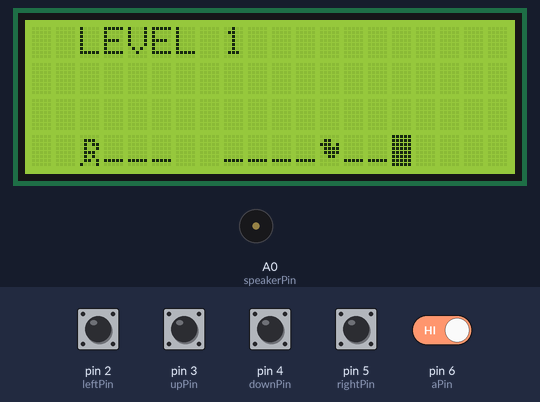
A sketch run on a simulated Arduino Uno, built with avr-gcc and run on an emulated ATmega328P. On the bench: 20×4 character LCD, buzzer (waves = sounding). The test bench sets the inputs (shaded band); at power-on: pin 2 (leftPin), pin 3 (upPin), pin 4 (downPin), pin 5 (rightPin), pin 6 (aPin) HIGH.

Above: at 1.8 s.
1.9 s: pin 5 (rightPin) pulled LOW for 1 s
At 2.86 s:
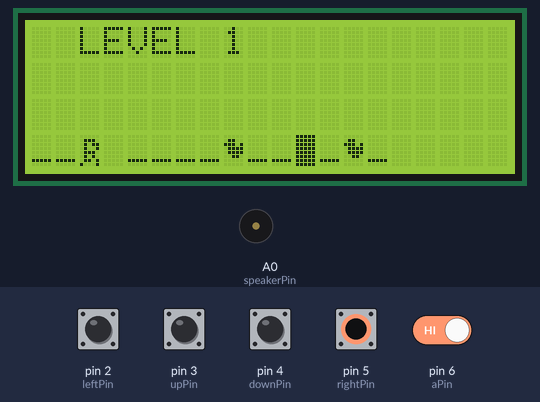
3.5 s: pin 5 (rightPin) driven LOW and pin 6 (aPin) driven LOW
At 5.93 s:
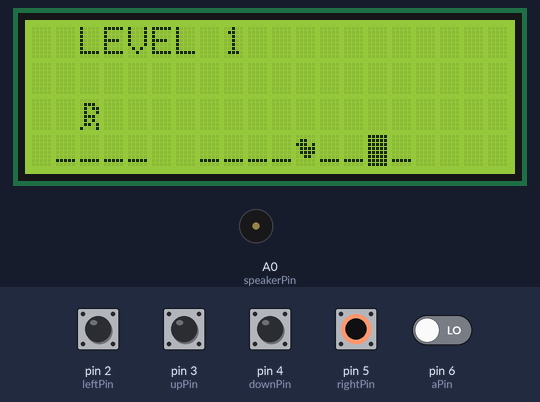
6.5 s: pin 6 (aPin) driven HIGH
8.0 s: pin 5 (rightPin) driven HIGH
9.9 s: pin 6 (aPin) driven LOW
At 10.6 s:
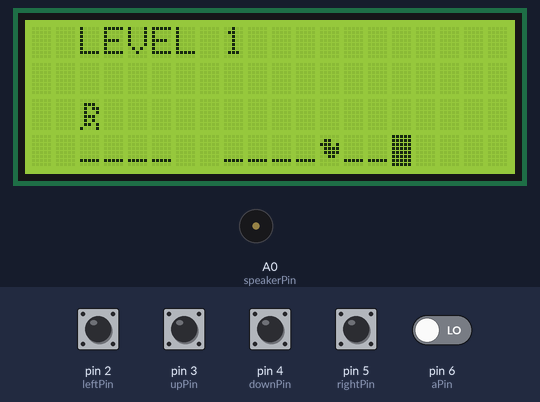
12.9 s: pin 5 (rightPin) driven LOW
At 15.45 s:
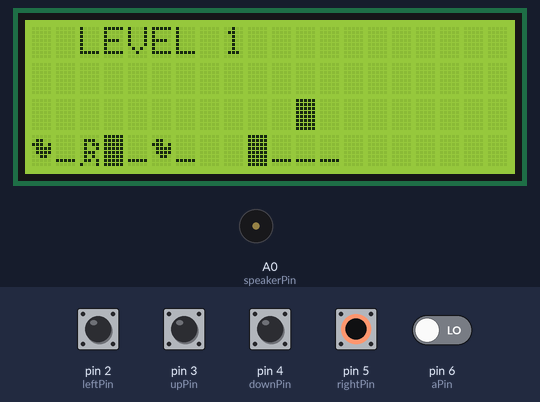
Timing chart, 0 to 16.7 s (numbered marks = the images above; inputs shaded):
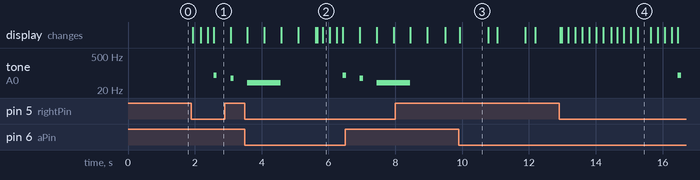

Measured:
- after the input at 1.9 s, tone on A0 (speakerPin): silent → 80 Hz after 0.66 s, → silent 0.10 s later, → 60 Hz 0.41 s later, → silent 0.10 s later; the display: first changes at once (image 1 shows a later state)
- after the input at 3.5 s, the display: first differs from a run without the input after 2.2 s (image 2 shows a later state)
- after the input at 9.9 s, the display: changes at once (image 3)
- after the input at 12.9 s, tone on A0 (speakerPin): silent → 80 Hz after 3.6 s, → silent 0.10 s later; the display: first changes at once (image 4 shows a later state)
- what the display in image 3 shows lasts 0.9 s, from 9.9 s to 10.8 s

The sketch:

mario_pitfall.ino
```cpp
#include <Wire.h>
#include <LiquidCrystal_I2C.h>

LiquidCrystal_I2C lcd(0x27, 20, 4); // set the LCD address to 0x27 for a 20 chars and 4 line display


// IMPORTANT: LEVELS MUST START AND END WITH DARK MATTER: \x3\x3. This avoids walking off the edge of the level
// Refer to setup() for custom characters
String level1Top = String("\x3\x3                     \x7            \x6\x3\x3"); // Level 1 top half of screen
String level1Bot = String("\x3\x3____\x5\x5____\x4__\x7_\x4_\x5\x5\x7___\x5\x5\x5\x7____\x4__\x6\x3\x3"); // Level 1 bottom half of screen

String level2Top = String("\x3\x3              \x3\x3"); // Level 2 top half of screen
String level2Bot = String("\x3\x3______\x5_______\x3\x3"); // Level 2 bottom half of screen

String topDisplay; // Level substring currently at the top of the display
String botDisplay; // Level substring currently at the bottom of the display

// Set the pin numbers as constants (they never change)
#define upPin 3
#define downPin 4
#define leftPin 2
#define rightPin 5
#define aPin 6
#define speakerPin A0

// used for button values, high or low depending on whether pressed
int upVAL = 0;
int downVAL = 0;
int leftVAL = 0;
int rightVAL = 0;
int aVAL = 0;

// The game starts at level 1
int level = 1;

int screenPos = 0; // The position of the level on the screen. Starts at 0
int playerScreenPos = 2; // The position the player sits on the screen (e.g. 2 squares across)
boolean isJumping = false; // True when player is in the air

// Used for collision detection and avoidance
char objectToLeft; // Symbol in the screen block to the left of the player
char objectToRight; // Symbol in the screen block to the right of the player
char objectAbove; // Symbol in the screen block above the player
char objectBelow; // Symbol in the screen block below the player
char objectInside; // Symbol in the same screen block as the player

// Set left and right as constants (-1 to move the screen left and +1 to move the screen right)
#define left -1
#define right 1

unsigned long moveTimePlayer = 175; // Time each player move takes
unsigned long nextMoveTimePlayer = 0; // The time the next move can occur

unsigned long jumpTimePlayer = 750; // Time the player is in the air for
unsigned long endJumpTimePlayer = 0; // The time when the player's jump ends
unsigned long nextJumpTimePlayer = 0; // The next time the player can jump

unsigned long forcedRedrawTime = 150; // Time there is a forced redraw (used to end jumps)
unsigned long nextForcedRedrawTime = 0; // The next time a forced redraw will occur

// Mario symbol design (5x8 matrix), 1 turns a pixel on
byte mario[8] = {
        B00000,
        B01110,
        B01011,
        B01001,
        B01110,
        B01010,
        B01101,
        B10001
};

// A full block symbol design (5x8 matrix), 1 turns a pixel on
byte fullblock[8] = {
        B11111,
        B11111,
        B11111,
        B11111,
        B11111,
        B11111,
        B11111,
        B11111
};

// Finishing flag symbol design (5x8 matrix), 1 turns a pixel on
byte finishFlag[8] = {
        B10101,
        B01010,
        B10101,
        B01010,
        B10101,
        B01010,
        B10101,
        B01010
};

// Empty pit symbol design (5x8 matrix), 1 turns a pixel on. A space a player falls into and dies
byte emptyPit[8] = {
        B00000,
        B00000,
        B00000,
        B00000,
        B00000,
        B00000,
        B00000,
        B00000
};

// Dark matter symbol design (5x8 matrix), 1 turns a pixel on. Empty space where a player can't walk
byte darkMatter[8] = {
        B00000,
        B00000,
        B00000,
        B00000,
        B00000,
        B00000,
        B00000,
        B00000
};

// Random symbols you may want to use
uint8_t note[8] = {0x2,0x3,0x2,0xe,0x1e,0xc,0x0};
uint8_t clock[8] = {0x0,0xe,0x15,0x17,0x11,0xe,0x0};
uint8_t duck[8] = {0x0,0xc,0x1d,0xf,0xf,0x6,0x0};

/**
  * Runs on Arduino launch
  */
void setup() {
  lcd.init();                      // initialize the lcd
  lcd.backlight();

  // Create our custom symbols
  lcd.createChar(1, note); // Use as `\x1` to display in a string
  lcd.createChar(2, clock); // Use as `\x2` to display in a string
  lcd.createChar(3, darkMatter); // Use as `\x3` to display in a string
  lcd.createChar(4, duck); // Use as `\x4` to display in a string
  lcd.createChar(5, emptyPit); // Use as `\x5` to display in a string
  lcd.createChar(6, finishFlag); // Use as `\x6` to display in a string
  lcd.createChar(7, fullblock); // Use as `\x7` to display in a string
  lcd.createChar(8, mario); // Use as `\x8` to display in a string

  Serial.begin(9600); // Set the data rate to 9600bps for serial data transmission

  pinMode(upPin, INPUT_PULLUP);
  pinMode(downPin, INPUT_PULLUP);
  pinMode(leftPin, INPUT_PULLUP);
  pinMode(rightPin, INPUT_PULLUP);
  pinMode(aPin, INPUT_PULLUP);
  pinMode(speakerPin, OUTPUT);

  reDraw(); // Draw the game
  resetGame(); // Reset the game to begin on level 1
}

/**
  * The main Arduino loop - runs continuously
  */
void loop() {
  // Read the values from each pin, LOW means pressed
  upVAL = digitalRead(upPin);
  downVAL = digitalRead(downPin);
  leftVAL = digitalRead(leftPin);
  rightVAL = digitalRead(rightPin);
  aVAL = digitalRead(aPin);


  // If 'a' button is pressed, jump
  if (aVAL == LOW) {
    if (isNextMoveValid(1)) { // Only if the move is possible
      jump();
    }
  }

  // We use this to end a jump, falling to the floow
  if (millis() > endJumpTimePlayer) {
    if (isNextMoveValid(2)) { // Only if the move is possible
      isJumping = false;
    }
  }

  if (upVAL == LOW) {
     // Do Nothing
  } else if (downVAL == LOW) {
     // Do Nothing
  } else if (leftVAL == LOW) { // If left button is pressed, move left
    if (isNextMoveValid(3)) { // Only if the move is possible
      moveScreen(left);
    }
  } else if (rightVAL == LOW) { // If right button is pressed, move right
    if (isNextMoveValid(4)) { // Only if the move is possible
      moveScreen(right);
    }
  }

  // Used as a forced redraw
  if (millis() > nextForcedRedrawTime) {
     reDraw(); // Redraw the entire game
     nextForcedRedrawTime = millis() + forcedRedrawTime; // Set the next time the game will redraw
  }

}

/**
  * Moves screen right or left, uses left and right constants (-1 +1)
  */
void moveScreen(int dir) {
  if (millis() > nextMoveTimePlayer) { // If enough time has passed for the player to move
    screenPos += dir; // Change the screen position, +1 or -1
    reDraw(); // Redraw the entire game
    nextMoveTimePlayer = millis() + moveTimePlayer; // Set the next time the player can move
  }
}

/**
  * Redraws the entire game. Draws the level, then the player ontop. Also carries out the important
  * collision detection stuff.
  */
void reDraw () {
  drawLevel(); // Draw the background level
  drawPlayer(); // Lastly, draw the player ontop
  mapObjectsAroundPlayer(); // Works out the game objects all around the player. Used to work out if next move is valid
  collisionDetection();  // Finds out if the player has collided with a game object they're ontop of
}

/**
  * Draws the level. Uses `screenPos` to work out what section of level should be displayed. 0 displays the start
  */
void drawLevel() {

  switch (level) {
    case 1: // Draws level 1
      topDisplay = level1Top.substring(screenPos,(screenPos+16)); // Get the top substring of the current position of the level (Level 1) 16 screen characters
      botDisplay = level1Bot.substring(screenPos,(screenPos+16)); // Get the bottom substring of the current position of the level (Level 1) 16 screen characters
      break;
    case 2: // Draws level 2
      topDisplay = level2Top.substring(screenPos,(screenPos+16)); // Get the top substring of the current position of the level (Level 2) 16 screen characters
      botDisplay = level2Bot.substring(screenPos,(screenPos+16)); // Get the bottom substring of the current position of the level (Level 2) 16 screen characters
      break;
  }

  lcd.setCursor(0,2); // Set cursor to the top left of the screen
  lcd.print(topDisplay); // Display the top half of the level

  lcd.setCursor(0,3); // set cursor to the bottom left of the screen
  lcd.print(botDisplay); // Display the bottom ohalf of the level
}

/**
  * Draws the player in the game. Uses the saved position of the player on the screen (currently, always 2), and at the top
  * or bottom of the screen depending on whether the player is jumping.
  */
void drawPlayer() {
  if (isJumping) {
    lcd.setCursor(playerScreenPos,2); // top row
  } else {
    lcd.setCursor(playerScreenPos,3); // bottom row
  }

  lcd.print("\x8"); // \x8 is the player character (mario)
}

/**
  * Works out the symbols that are currently around the player.
  * Used for collision 'collisionDetection()' and pre-collision detection `isNextMoveValid()'
  *
  */
void mapObjectsAroundPlayer() {
  if (isJumping) { // We don't need to look ontop of the player
    objectBelow = botDisplay[playerScreenPos]; // Object below the player
    objectToLeft = topDisplay[playerScreenPos-1]; // Object to left of player
    objectToRight = topDisplay[playerScreenPos+1]; // Object to right of player
    objectInside = topDisplay[playerScreenPos]; // Object inside player

    objectAbove = '0'; // Can disregard as we are jumping
  } else { // We don't need to look underneath the player
    objectAbove = topDisplay[playerScreenPos]; // Object above the player
    objectToLeft = botDisplay[playerScreenPos-1]; // Object to the left of the player
    objectToRight = botDisplay[playerScreenPos+1]; // Object to the right of the player
    objectInside = botDisplay[playerScreenPos];  // Object inside the player

    objectBelow = '0'; // can disregard as we're on the floor
  }
}

/**
  * Checks if next move is valid - pre-collision detection
  *
  * Returns true if possible to move to the next square
  */
boolean isNextMoveValid(int instruction) {
  switch (instruction) {
    case 1: // Up
      if ((objectAbove == '\x7') || (objectAbove == '\x3'))  { // \x3 and \x7 are full blocks and dark matter. They are impassable
        return false; // Can't pass
      } else {
        return true; // Can pass
      }
      break;
    case 2: // Down
      if ((objectBelow == '\x7') || (objectBelow == '\x3')) { // \x3 and \x7 are full blocks and dark matter. They are impassable
        return false; // Can't pass
      } else {
        return true; // Can pass
      }
      break;
    case 3: // Left
      if ((objectToLeft == '\x7') || (objectToLeft == '\x3')) { // \x3 and \x7 are full blocks and dark matter. They are impassable
        return false; // Can't pass
      } else {
        return true; // Can pass
      }
      break;
    case 4: // Right
      if ((objectToRight == '\x7') || (objectToRight == '\x3')) { // \x3 and \x7 are full blocks and dark matter. They are impassable
        return false; // Can't pass
      } else {
        return true; // Can pass
      }
      break;
    default: // If new kind of instruction is detected (probably a new button you've added), allow it by default
      return true;
  }

}

/**
  * Does all the business of collision detection between the player and map
  * If a deadly object is inside the same square as the player, displays game over and resets the game to level 1
  */
void collisionDetection() {
  switch (objectInside) {
    case '\x4': // Attacked by a duck
      gameOver();
      resetGame();
      break;
    case '\x5': // Fallen into a pit
      gameOver();
      resetGame();
      break;
    case '\x6': // Finished the level
      levelComplete();
      loadNextLevel();
      break;
  }
}

/**
  * Makes the player jump
  */
void jump() {
  if (millis() > nextJumpTimePlayer) { // If enough time has passed for the player to jump
    isJumping = true; // Set to true so we know the player is currently jumping
    nextJumpTimePlayer = millis() + (jumpTimePlayer * 1.5); // Next jump time is longer than jump. This is to avoid jetpack, hovering effect
    endJumpTimePlayer = millis() + jumpTimePlayer; // Calculate when the jump should end
    reDraw(); // Redraw the entire game to reflect the player jumping
  }
}

/**
  * Flashes `game over` on the screen, with a sad tune
  */
void gameOver() {
  lcd.setCursor(3,0);

  int dur = 100;
  int freq = 80;
  tone(speakerPin, freq, dur); // Plays a tone for 100 milliseconds at 80Hz

  delay(500);
  lcd.clear();
  lcd.print("GAME OVER"); // Display 'game over' on the screen

  dur = 100;
  freq = 60;
  tone(speakerPin, freq, dur); // Plays a tone for 100 milliseconds at 60Hz

  delay(500);
  lcd.clear();

  dur = 1000;
  freq = 40;
  tone(speakerPin, freq, dur); // Plays a tone for 1000 milliseconds at 40Hz

  delay(500);
  lcd.print("GAME OVER"); // Display 'game over' on the screen
  delay(500);
  lcd.clear();
  delay(500);
}

/**
  * Resets the game to level 1
  */
void resetGame() {
  level = 1; // Reset the game back to level 1
  screenPos = 0; // Reset the level screen position to 0 (the start)

  lcd.setCursor(2,0);
  lcd.print("LEVEL 1"); // Display `level 1` on the screen
  delay(500);
}

/**
  * Flashes 'level complete' on the screen.
  */
void levelComplete() {
  lcd.setCursor(2,0);
  delay(500);
  lcd.clear();
  lcd.print("LEVEL COMPLETE!");
  delay(500);
  lcd.clear();
  delay(500);
  lcd.print("LEVEL COMPLETE!");
  delay(500);
  lcd.clear();
  delay(500);
}

/**
  * Load the next level in the game
  */
void loadNextLevel() {
  level++; // Increment the level by 1
  screenPos = 0; // Reset the level screen position to 0

  lcd.setCursor(2,0);
  lcd.print("LEVEL ");
  lcd.print(level, DEC); // Display 'LEVEL #' at the top of the screen
  delay(500);
}
```
